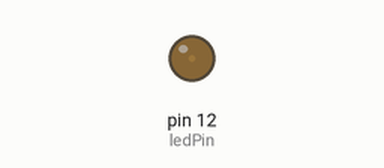
Simulated run of this program. Board: Raspberry Pi (header pin numbers). Shown: output pins drawn as LEDs (lit = HIGH).

Above: at 0.05 s.
At 0.7 s:
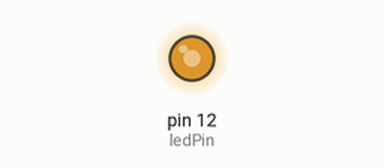
At 1.4 s:
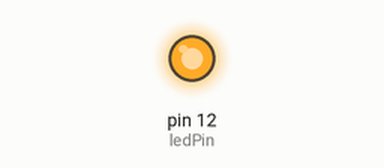
At 2.75 s:
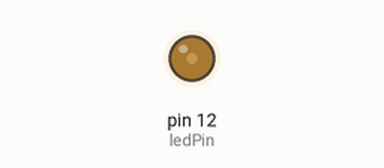
Timing chart, 0 to 5.2 s (numbered marks = the images above):
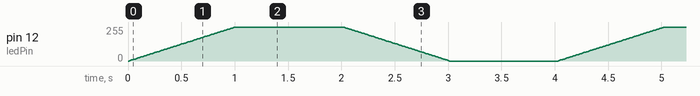

The program:

pwm-led.py
```python
import RPi.GPIO as GPIO
import time

ledPin = 12


def setup():
    GPIO.setmode(GPIO.BOARD)

    GPIO.setup(ledPin, GPIO.OUT)
    GPIO.output(ledPin, GPIO.LOW)

    global pwm
    pwm = GPIO.PWM(ledPin, 500)
    pwm.start(0)


def loop():
    while True:
        for dutyCycle in range(0, 101, 1):
            pwm.ChangeDutyCycle(dutyCycle)
            time.sleep(0.01)

        time.sleep(1)

        for dutyCycle in range(100, -1, -1):
            pwm.ChangeDutyCycle(dutyCycle)
            time.sleep(0.01)

        time.sleep(1)


def destroy():
    pwm.stop()
    GPIO.cleanup()


if __name__ == '__main__':
    setup()

    try:
        loop()
    except KeyboardInterrupt:
        destroy()
```
